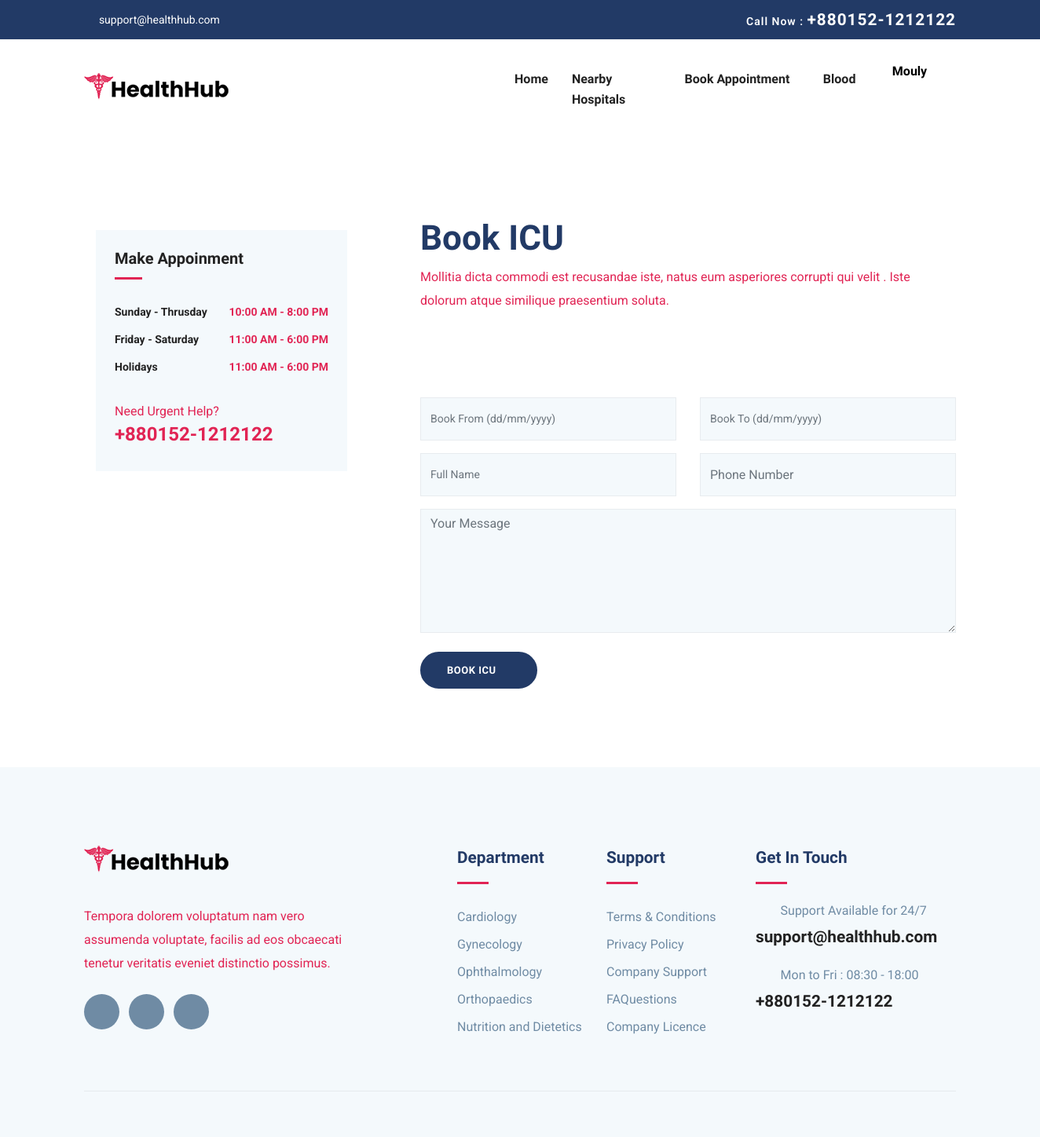
The page /user_book_icu.php?id=3 (signed in) on the database its author committed.
### tables this page shows
CREATE TABLE `schedule` (
  `sched_id` int(11) NOT NULL,
  `weekends` varchar(100) NOT NULL DEFAULT '11:00 AM - 6:00 PM',
  `weekdays` varchar(100) NOT NULL DEFAULT '10:00 AM - 8:00 PM',
  `holidays` varchar(100) NOT NULL DEFAULT '11:00 AM - 6:00 PM'
);

CREATE TABLE `department` (
  `dep_id` int(11) NOT NULL,
  `sched_id` int(11) NOT NULL DEFAULT 1,
  `image` varchar(250) NOT NULL,
  `dep_name` varchar(50) NOT NULL,
  `dep_short_description` varchar(250) NOT NULL,
  `dep_full_description` varchar(500) NOT NULL
);

### user_book_icu.php (the view, shortened to what this page needs)
<?php
include_once("./database/config.php");
$id = $_GET['id'];
$sql = "SELECT * FROM hospital WHERE hospital_id='$id'";
$result = mysqli_query($conn, $sql);
$row=mysqli_fetch_assoc($result);
$sched_id=$row['sched_id'];
$sql1 = "SELECT * FROM schedule WHERE sched_id='$sched_id'";
$result1 = mysqli_query($conn, $sql1);
$row1=mysqli_fetch_assoc($result1);
$weekends=$row1['weekends'];
$weekdays=$row1['weekdays'];
$holidays=$row1['holidays'];
?>
<!DOCTYPE html>
<html lang="zxx">
<head>
  <link rel="stylesheet" href="plugins/bootstrap/css/bootstrap.min.css">
  <link rel="stylesheet" href="plugins/icofont/icofont.min.css">
  <link rel="stylesheet" href="plugins/slick-carousel/slick/slick.css">
  <link rel="stylesheet" href="plugins/slick-carousel/slick/slick-theme.css">
  <link rel="stylesheet" href="css/style.css">
</head>
<body id="top">
  <?php include_once("./templates/user_header.php");?>
  <section class="appoinment section">
    <div class="container">
      <div class="row">
        <div class="col-lg-4">
          <div class="mt-3">
            <div class="col-lg-12">
              <div class="sidebar-widget  gray-bg p-4">
                <h5 class="mb-4">Make Appoinment</h5>
                <ul class="list-unstyled lh-35" style="font-size:14px; font-weight:700">
                  <li class="d-flex justify-content-between align-items-center">
                    <a href="#">Sunday - Thrusday</a>
                    <span><?php echo $weekdays?></span>
                  </li>
                  <li class="d-flex justify-content-between align-items-center">
                    <a href="#">Friday - Saturday</a>
                    <span><?php echo $weekends?></span>
                  </li>
                  <li class="d-flex justify-content-between align-items-center">
                    <a href="#">Holidays</a>
                    <span><?php echo $holidays?></span>
                  </li>
                </ul>
                <div class="sidebar-contatct-info mt-4">
                  <p class="mb-0">Need Urgent Help?</p>
                  <h3 class="text-color-2">+880152-1212122</h3>
                </div>
              </div>
            </div>
          </div>
        </div>
        <div class="col-lg-8">
          <div class="appoinment-wrap mt-5 mt-lg-0 pl-lg-5">
            <h2 class="mb-2 title-color">Book ICU</h2>
            <p class="mb-4">Mollitia dicta commodi est recusandae iste, natus eum asperiores corrupti qui velit . Iste
              dolorum atque similique praesentium soluta.</p>
            <form id="" class="appoinment-form" method="post" action="">
              <div class="alert alert-<?php echo $cls;?>">
              </div>
              <div class="row">
                <div class="col-lg-6">
                  <div class="form-group">
                    <input name="from" id="from" type="text" class="form-control" placeholder="Book From (dd/mm/yyyy)" required>
                  </div>
                </div>
                <div class="col-lg-6">
                  <div class="form-group">
                    <input name="to" id="to" type="text" class="form-control" placeholder="Book To (dd/mm/yyyy)" required>
                  </div>
                </div>
                <div class="col-lg-6">
                  <div class="form-group">
                    <input name="name" id="name" type="text" class="form-control" placeholder="Full Name"
                    required>
                  </div>
                </div>
                <div class="col-lg-6">
                  <div class="form-group">
                    <input name="phone" id="phone" type="Number" class="form-control" placeholder="Phone Number"
                    required>
                  </div>
                </div>
              </div>
              <div class="form-group-2 mb-4">
                <textarea name="message" id="message" class="form-control" rows="6"
                  placeholder="Your Message"></textarea>
              </div>
              <button class="btn btn-main btn-round-full" type="submit" name="submit">Book ICU<i
                  class="icofont-simple-right ml-2"></i></button>
            </form>
          </div>
        </div>
      </div>
    </div>
  </section>
  <?php include_once("./templates/footer.php");?>
</body>
</html>

### templates/footer.php (shortened to what this page needs)
<?php
include_once("./database/config.php");
?>
	<footer class="footer section gray-bg">
		<div class="container">
			<div class="row">
				<div class="col-lg-4 mr-auto col-sm-6">
					<div class="widget mb-5 mb-lg-0">
						<div class="logo mb-4">
							<img src="images/logo.png" alt="" class="img-fluid">
						</div>
						<p>Tempora dolorem voluptatum nam vero assumenda voluptate, facilis ad eos obcaecati tenetur
							veritatis eveniet distinctio possimus.</p>
						<ul class="list-inline footer-socials mt-4">
							<li class="list-inline-item"><a href="https://www.facebook.com/themefisher"><i
										class="icofont-facebook"></i></a></li>
							<li class="list-inline-item"><a href="https://twitter.com/themefisher"><i
										class="icofont-twitter"></i></a></li>
							<li class="list-inline-item"><a href="https://www.pinterest.com/themefisher/"><i
										class="icofont-linkedin"></i></a></li>
						</ul>
					</div>
				</div>
				<div class="col-lg-2 col-md-6 col-sm-6">
					<div class="widget mb-5 mb-lg-0">
						<h4 class="text-capitalize mb-3">Department</h4>
						<div class="divider mb-4"></div>
						<ul class="list-unstyled footer-menu lh-35">
						<?php
							$sql = "SELECT * FROM department LIMIT 5";
							$result = mysqli_query($conn, $sql);
							if($result){
								while($row=mysqli_fetch_assoc($result)){
									$name=$row['dep_name'];
									$id=$row['dep_id'];
						?>
							<li><a href="department-single.php?id=<?php echo $id ?>"><?php echo $name?></a></li>
							<?php
									}
								}
							?>
						</ul>
					</div>
				</div>
				<div class="col-lg-2 col-md-6 col-sm-6">
					<div class="widget mb-5 mb-lg-0">
						<h4 class="text-capitalize mb-3">Support</h4>
						<div class="divider mb-4"></div>
						<ul class="list-unstyled footer-menu lh-35">
							<li><a href="#">Terms & Conditions</a></li>
							<li><a href="#">Privacy Policy</a></li>
							<li><a href="#">Company Support </a></li>
							<li><a href="#">FAQuestions</a></li>
							<li><a href="#">Company Licence</a></li>
						</ul>
					</div>
				</div>
				<div class="col-lg-3 col-md-6 col-sm-6">
					<div class="widget widget-contact mb-5 mb-lg-0">
						<h4 class="text-capitalize mb-3">Get in Touch</h4>
						<div class="divider mb-4"></div>
						<div class="footer-contact-block mb-4">
							<div class="icon d-flex align-items-center">
								<i class="icofont-email mr-3"></i>
								<span class="h6 mb-0">Support Available for 24/7</span>
							</div>
							<h4 class="mt-2"><a href="tel:+23-345-67890">support@healthhub.com</a></h4>
						</div>
						<div class="footer-contact-block">
							<div class="icon d-flex align-items-center">
								<i class="icofont-support mr-3"></i>
								<span class="h6 mb-0">Mon to Fri : 08:30 - 18:00</span>
							</div>
							<h4 class="mt-2"><a href="tel:+23-345-67890">+880152-1212122</a></h4>
						</div>
					</div>
				</div>
			</div>
			<div class="footer-btm py-4 mt-5">
			</div>
		</div>
	</footer>

### css/style.css (style rules this page uses)
html { overflow-x: hidden; }
body { line-height: 1.6; font-family: "Roboto", sans-serif; -webkit-font-smoothing: antialiased; font-size: 16px; color: #e12454; font-weight: 400; }
h1, .h1, h2, .h2, h3, .h3, h4, .h4, h5, .h5, h6, .h6 { font-family: "Exo", sans-serif; font-weight: 700; color: #222; }
h2, .h2 { font-size: 44px; }
h3, .h3 { font-size: 1.5rem; }
h4, .h4 { font-size: 1.3rem; line-height: 30px; }
h5, .h5 { font-size: 1.25rem; }
h6, .h6 { font-size: 1rem; }
p { line-height: 30px; }
input[type="email"], input[type="password"], input[type="text"], input[type="tel"] { box-shadow: none; height: 45px; outline: none; font-size: 14px; }
.form-control { box-shadow: none; border-radius: 0; }
.btn { display: inline-block; font-size: 14px; font-size: 0.8125rem; font-weight: 700; letter-spacing: .5px; padding: .75rem 2rem; font-family: "Exo", sans-serif; text-transform: uppercase; border-radius: 5px; border: 2px solid transparent; transition: all .35s ease; }
.btn-main { background: #223a66; color: #fff; border-color: #223a66; }
.btn-round-full { border-radius: 50px; }
.section { padding: 100px 0; }
a { color: #222; text-decoration: none; transition: all .35s ease; }
.title-color { color: #223a66; }
.gray-bg { background: #f4f9fc; }
.text-color-2 { color: #e12454; }
.divider { width: 40px; height: 5px; background: #e12454; }
.appoinment-form { margin-top: 40px; }
.appoinment-form .form-control { background: #f4f9fc; height: 55px; border-color: rgba(0, 0, 0, 0.05); }
.appoinment-form textarea.form-control { height: auto; }
.lh-35 { line-height: 35px; }
.form-group { color: #000; }
.sidebar-widget { margin-bottom: 30px; padding-bottom: 35px; }
.sidebar-widget h5 { margin-bottom: 30px; position: relative; padding-bottom: 15px; }
.sidebar-widget h5:before { position: absolute; content: ""; left: 0px; bottom: 0px; width: 35px; height: 3px; background: #e12454; }
.footer { padding-bottom: 10px; }
.logo { font-weight: 600; letter-spacing: 1px; }
.widget .divider { height: 3px; }
.widget h4 { color: #223a66; }
.widget .footer-menu a { color: #6F8BA4; }
.footer-contact-block span { font-weight: 400; color: #6F8BA4; }
.footer-contact-block i { font-size: 20px; }
.footer-btm { border-top: 1px solid rgba(0, 0, 0, 0.06); }
.footer-socials li a { width: 45px; height: 45px; background: #6F8BA4; color: #fff; display: inline-block; text-align: center; border-radius: 100%; padding-top: 12px; }

### rows shown on the page
schedule: weekdays "10:00 AM - 8:00 PM", weekends "11:00 AM - 6:00 PM", holidays "11:00 AM - 6:00 PM"
department: dep_name "Cardiology"
department: dep_name "Gynecology"
department: dep_name "Ophthalmology"
department: dep_name "Orthopaedics"
department: dep_name "Nutrition and Dietetics"

### other values the page prints
$username "Mouly"
